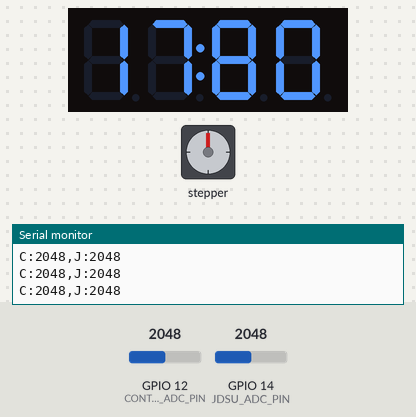
Simulated run of this sketch. Board: ESP32. Parts: stepper motor, 4-digit seven-segment display, the last lines printed to the serial monitor. Wiring (inferred from the names in the program): stepper motor (2048 steps per turn assumed): coils GPIO 22, GPIO 23, GPIO 21, GPIO 19. The inputs (shaded band) are chosen by the test bench; at power-on: GPIO 12 (CONTROL_ADC_PIN) = 2048, GPIO 14 (JDSU_ADC_PIN) = 2048.

Above: at 1.2 s.
1.3 s: GPIO 12 (CONTROL_ADC_PIN) set to 2866
At 3.15 s:
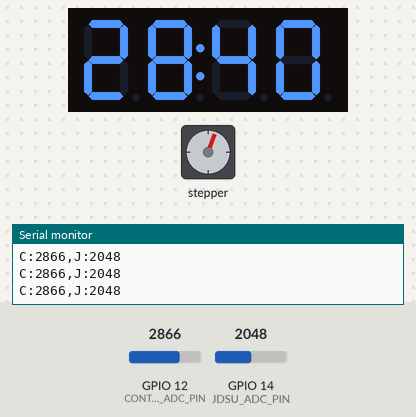
4.3 s: GPIO 14 (JDSU_ADC_PIN) set to 2551
At 4.87 s:
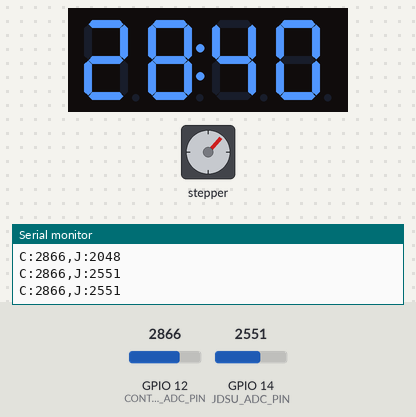
6.4 s: GPIO 14 (JDSU_ADC_PIN) set to 2645
9.4 s: GPIO 12 (CONTROL_ADC_PIN) set to 3603
At 9.71 s:
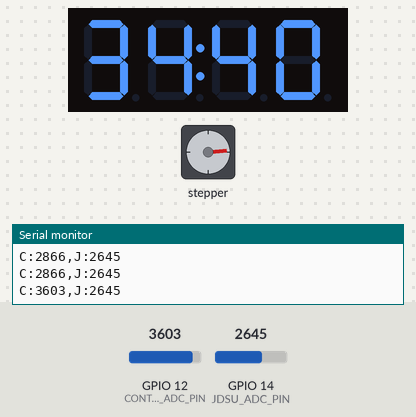
12.4 s: GPIO 12 (CONTROL_ADC_PIN) set to 3930
At 12.94 s:
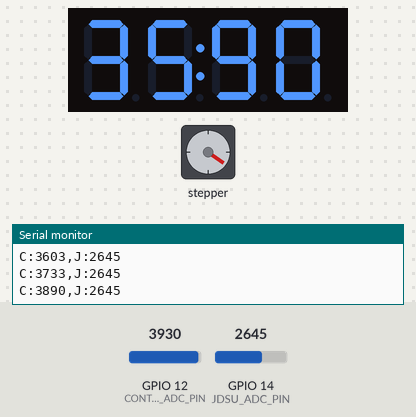
14.2 s: GPIO 14 (JDSU_ADC_PIN) set to 4095
Timing chart, 0 to 21.9 s (numbered marks = the images above; inputs shaded):
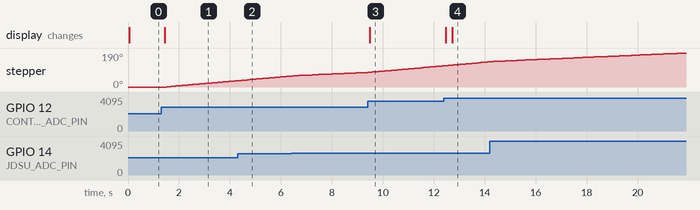

Measured:
- after the input at 1.3 s, stepper: keeps turning clockwise at about 13°/s, starting after 0.22 s; the display: changes after 0.15 s (image 1)
- after the input at 9.4 s, the display: changes after 0.08 s (image 3)
- after the input at 12.4 s, the display: first changes after 0.06 s (image 4 shows a later state)

The sketch:

v0.1.ino
```cpp
#include <Arduino.h>
#include <TM1637Display.h>

#define CONTROL_ADC_PIN 12
#define JDSU_ADC_PIN 14
#define DISPLAY_CLK 2
#define DISPLAY_DIO 4
#define SETPOINT_READINGS_NUMBER 5
#define COARSE_ADJ_STEPS 35
#define FINE_ADJ_STEPS 8

const uint16_t displayLookUpTable[] = {60,60,60,60,60,60,60,60,60,60,60,60,60,60,60,60,60,60,60,60,60,60,60,60,60,60,60,60,60,60,60,60,60,60,60,60,60,60,60,60,60,60,60,60,60,60,60,60,60,60,60,60,60,60,60,60,60,60,60,60,60,60,60,60,60,60,60,70,70,70,70,70,70,70,70,70,70,70,70,70,70,70,70,70,70,70,70,70,70,70,70,70,70,70,70,70,70,70,70,70,70,70,70,70,70,70,70,70,70,70,70,70,70,70,70,70,70,70,70,70,70,70,70,70,70,70,70,70,70,70,70,70,70,70,70,70,70,70,70,70,70,70,70,70,70,70,70,70,70,70,70,70,70,70,70,70,70,70,70,70,70,70,60,60,60,60,60,60,60,60,60,60,60,60,60,60,60,60,60,60,60,60,60,60,60,60,60,60,60,60,60,60,60,60,60,60,60,60,60,60,60,60,60,60,60,60,60,60,60,60,60,60,60,60,60,60,60,60,60,60,60,60,60,60,60,60,60,60,60,60,60,60,60,60,60,60,60,60,60,60,60,60,60,60,60,60,60,60,60,60,60,60,60,60,60,60,60,60,60,60,60,60,60,60,60,60,60,60,60,50,50,50,50,50,50,50,50,50,50,50,50,50,50,50,50,50,50,50,50,50,50,50,50,50,50,50,50,50,50,50,50,50,50,50,50,50,50,50,50,50,50,50,50,50,50,50,50,50,50,50,50,50,50,50,50,50,50,50,50,50,50,50,50,50,50,50,50,50,50,50,50,50,50,50,50,50,50,50,50,50,50,50,50,50,50,50,50,50,50,50,50,50,50,50,50,50,50,50,50,50,50,50,50,50,50,50,50,50,50,50,50,50,50,50,50,50,50,50,50,50,50,50,50,50,50,50,50,50,50,50,50,50,50,50,50,50,50,50,50,50,50,50,50,50,60,60,60,60,60,60,60,60,60,60,60,60,60,60,60,60,60,60,60,60,60,60,60,60,60,60,60,60,60,60,60,60,60,60,60,60,60,60,60,60,60,60,60,60,60,60,60,60,60,70,70,70,70,70,70,70,70,70,70,70,70,70,70,70,70,70,70,70,70,70,70,70,70,70,70,70,70,70,70,70,70,80,80,80,80,80,80,80,80,80,80,80,80,80,80,80,80,80,80,80,80,80,80,80,80,80,90,90,90,90,90,90,90,90,90,90,90,90,90,90,90,90,90,90,90,90,90,90,100,100,100,100,100,100,100,100,100,100,100,100,100,100,100,100,100,100,110,110,110,110,110,110,110,110,110,110,110,110,110,110,110,110,110,120,120,120,120,120,120,120,120,120,120,120,120,120,120,120,120,130,130,130,130,130,130,130,130,130,130,130,130,130,130,130,140,140,140,140,140,140,140,140,140,140,140,140,140,150,150,150,150,150,150,150,150,150,150,150,150,150,160,160,160,160,160,160,160,160,160,160,160,160,160,170,170,170,170,170,170,170,170,170,170,170,170,180,180,180,180,180,180,180,180,180,180,180,190,190,190,190,190,190,190,190,190,190,190,200,200,200,200,200,200,200,200,200,200,200,210,210,210,210,210,210,210,210,210,210,220,220,220,220,220,220,220,220,220,220,230,230,230,230,230,230,230,230,230,230,240,240,240,240,240,240,240,240,240,250,250,250,250,250,250,250,250,250,260,260,260,260,260,260,260,260,260,260,270,270,270,270,270,270,270,270,280,280,280,280,280,280,280,280,280,290,290,290,290,290,290,290,290,290,300,300,300,300,300,300,300,300,310,310,310,310,310,310,310,310,310,320,320,320,320,320,320,320,320,330,330,330,330,330,330,330,330,340,340,340,340,340,340,340,340,350,350,350,350,350,350,350,350,360,360,360,360,360,360,360,360,370,370,370,370,370,370,370,380,380,380,380,380,380,380,380,390,390,390,390,390,390,390,390,400,400,400,400,400,400,400,410,410,410,410,410,410,410,410,420,420,420,420,420,420,420,430,430,430,430,430,430,430,440,440,440,440,440,440,440,450,450,450,450,450,450,450,450,460,460,460,460,460,460,460,470,470,470,470,470,470,470,480,480,480,480,480,480,480,490,490,490,490,490,490,490,500,500,500,500,500,500,500,510,510,510,510,510,510,510,520,520,520,520,520,520,520,530,530,530,530,530,530,530,540,540,540,540,540,540,540,550,550,550,550,550,550,560,560,560,560,560,560,560,570,570,570,570,570,570,570,580,580,580,580,580,580,580,590,590,590,590,590,590,600,600,600,600,600,600,600,610,610,610,610,610,610,610,620,620,620,620,620,620,620,630,630,630,630,630,630,640,640,640,640,640,640,640,650,650,650,650,650,650,650,660,660,660,660,660,660,670,670,670,670,670,670,670,680,680,680,680,680,680,690,690,690,690,690,690,690,700,700,700,700,700,700,700,710,710,710,710,710,710,720,720,720,720,720,720,720,730,730,730,730,730,730,730,740,740,740,740,740,740,750,750,750,750,750,750,750,760,760,760,760,760,760,770,770,770,770,770,770,770,780,780,780,780,780,780,780,790,790,790,790,790,790,800,800,800,800,800,800,800,810,810,810,810,810,810,820,820,820,820,820,820,820,830,830,830,830,830,830,830,840,840,840,840,840,840,850,850,850,850,850,850,850,860,860,860,860,860,860,860,870,870,870,870,870,870,880,880,880,880,880,880,880,890,890,890,890,890,890,890,900,900,900,900,900,900,910,910,910,910,910,910,910,920,920,920,920,920,920,920,930,930,930,930,930,930,930,940,940,940,940,940,940,950,950,950,950,950,950,950,960,960,960,960,960,960,960,970,970,970,970,970,970,970,980,980,980,980,980,980,990,990,990,990,990,990,990,1000,1000,1000,1000,1000,1000,1000,1010,1010,1010,1010,1010,1010,1010,1020,1020,1020,1020,1020,1020,1020,1030,1030,1030,1030,1030,1030,1030,1040,1040,1040,1040,1040,1040,1040,1050,1050,1050,1050,1050,1050,1050,1060,1060,1060,1060,1060,1060,1060,1070,1070,1070,1070,1070,1070,1070,1080,1080,1080,1080,1080,1080,1080,1090,1090,1090,1090,1090,1090,1090,1100,1100,1100,1100,1100,1100,1100,1110,1110,1110,1110,1110,1110,1110,1120,1120,1120,1120,1120,1120,1120,1130,1130,1130,1130,1130,1130,1130,1140,1140,1140,1140,1140,1140,1140,1150,1150,1150,1150,1150,1150,1150,1160,1160,1160,1160,1160,1160,1160,1170,1170,1170,1170,1170,1170,1170,1180,1180,1180,1180,1180,1180,1180,1180,1190,1190,1190,1190,1190,1190,1190,1200,1200,1200,1200,1200,1200,1200,1210,1210,1210,1210,1210,1210,1210,1220,1220,1220,1220,1220,1220,1220,1220,1230,1230,1230,1230,1230,1230,1230,1240,1240,1240,1240,1240,1240,1240,1250,1250,1250,1250,1250,1250,1250,1250,1260,1260,1260,1260,1260,1260,1260,1270,1270,1270,1270,1270,1270,1270,1280,1280,1280,1280,1280,1280,1280,1280,1290,1290,1290,1290,1290,1290,1290,1300,1300,1300,1300,1300,1300,1300,1300,1310,1310,1310,1310,1310,1310,1310,1320,1320,1320,1320,1320,1320,1320,1330,1330,1330,1330,1330,1330,1330,1330,1340,1340,1340,1340,1340,1340,1340,1350,1350,1350,1350,1350,1350,1350,1350,1360,1360,1360,1360,1360,1360,1360,1370,1370,1370,1370,1370,1370,1370,1370,1380,1380,1380,1380,1380,1380,1380,1380,1390,1390,1390,1390,1390,1390,1390,1400,1400,1400,1400,1400,1400,1400,1400,1410,1410,1410,1410,1410,1410,1410,1420,1420,1420,1420,1420,1420,1420,1420,1430,1430,1430,1430,1430,1430,1430,1430,1440,1440,1440,1440,1440,1440,1440,1450,1450,1450,1450,1450,1450,1450,1450,1460,1460,1460,1460,1460,1460,1460,1470,1470,1470,1470,1470,1470,1470,1470,1480,1480,1480,1480,1480,1480,1480,1480,1490,1490,1490,1490,1490,1490,1490,1500,1500,1500,1500,1500,1500,1500,1500,1510,1510,1510,1510,1510,1510,1510,1510,1520,1520,1520,1520,1520,1520,1520,1530,1530,1530,1530,1530,1530,1530,1530,1540,1540,1540,1540,1540,1540,1540,1540,1550,1550,1550,1550,1550,1550,1550,1560,1560,1560,1560,1560,1560,1560,1560,1570,1570,1570,1570,1570,1570,1570,1570,1580,1580,1580,1580,1580,1580,1580,1590,1590,1590,1590,1590,1590,1590,1590,1600,1600,1600,1600,1600,1600,1600,1600,1610,1610,1610,1610,1610,1610,1610,1620,1620,1620,1620,1620,1620,1620,1620,1630,1630,1630,1630,1630,1630,1630,1630,1640,1640,1640,1640,1640,1640,1640,1650,1650,1650,1650,1650,1650,1650,1650,1660,1660,1660,1660,1660,1660,1660,1660,1670,1670,1670,1670,1670,1670,1670,1680,1680,1680,1680,1680,1680,1680,1680,1690,1690,1690,1690,1690,1690,1690,1690,1700,1700,1700,1700,1700,1700,1700,1710,1710,1710,1710,1710,1710,1710,1710,1720,1720,1720,1720,1720,1720,1720,1730,1730,1730,1730,1730,1730,1730,1730,1740,1740,1740,1740,1740,1740,1740,1740,1750,1750,1750,1750,1750,1750,1750,1760,1760,1760,1760,1760,1760,1760,1760,1770,1770,1770,1770,1770,1770,1770,1780,1780,1780,1780,1780,1780,1780,1780,1790,1790,1790,1790,1790,1790,1790,1800,1800,1800,1800,1800,1800,1800,1800,1810,1810,1810,1810,1810,1810,1810,1820,1820,1820,1820,1820,1820,1820,1820,1830,1830,1830,1830,1830,1830,1830,1840,1840,1840,1840,1840,1840,1840,1840,1850,1850,1850,1850,1850,1850,1850,1860,1860,1860,1860,1860,1860,1860,1860,1870,1870,1870,1870,1870,1870,1870,1880,1880,1880,1880,1880,1880,1880,1880,1890,1890,1890,1890,1890,1890,1890,1900,1900,1900,1900,1900,1900,1900,1900,1910,1910,1910,1910,1910,1910,1910,1920,1920,1920,1920,1920,1920,1920,1930,1930,1930,1930,1930,1930,1930,1930,1940,1940,1940,1940,1940,1940,1940,1950,1950,1950,1950,1950,1950,1950,1960,1960,1960,1960,1960,1960,1960,1960,1970,1970,1970,1970,1970,1970,1970,1980,1980,1980,1980,1980,1980,1980,1990,1990,1990,1990,1990,1990,1990,1990,2000,2000,2000,2000,2000,2000,2000,2010,2010,2010,2010,2010,2010,2010,2020,2020,2020,2020,2020,2020,2020,2020,2030,2030,2030,2030,2030,2030,2030,2040,2040,2040,2040,2040,2040,2040,2050,2050,2050,2050,2050,2050,2050,2050,2060,2060,2060,2060,2060,2060,2060,2070,2070,2070,2070,2070,2070,2070,2080,2080,2080,2080,2080,2080,2080,2090,2090,2090,2090,2090,2090,2090,2090,2100,2100,2100,2100,2100,2100,2100,2110,2110,2110,2110,2110,2110,2110,2120,2120,2120,2120,2120,2120,2120,2130,2130,2130,2130,2130,2130,2130,2130,2140,2140,2140,2140,2140,2140,2140,2150,2150,2150,2150,2150,2150,2150,2160,2160,2160,2160,2160,2160,2160,2160,2170,2170,2170,2170,2170,2170,2170,2180,2180,2180,2180,2180,2180,2180,2190,2190,2190,2190,2190,2190,2190,2200,2200,2200,2200,2200,2200,2200,2200,2210,2210,2210,2210,2210,2210,2210,2220,2220,2220,2220,2220,2220,2220,2230,2230,2230,2230,2230,2230,2230,2240,2240,2240,2240,2240,2240,2240,2240,2250,2250,2250,2250,2250,2250,2250,2260,2260,2260,2260,2260,2260,2260,2270,2270,2270,2270,2270,2270,2270,2280,2280,2280,2280,2280,2280,2280,2280,2290,2290,2290,2290,2290,2290,2290,2300,2300,2300,2300,2300,2300,2300,2310,2310,2310,2310,2310,2310,2310,2310,2320,2320,2320,2320,2320,2320,2320,2330,2330,2330,2330,2330,2330,2330,2340,2340,2340,2340,2340,2340,2340,2340,2350,2350,2350,2350,2350,2350,2350,2360,2360,2360,2360,2360,2360,2360,2360,2370,2370,2370,2370,2370,2370,2370,2380,2380,2380,2380,2380,2380,2380,2390,2390,2390,2390,2390,2390,2390,2390,2400,2400,2400,2400,2400,2400,2400,2410,2410,2410,2410,2410,2410,2410,2410,2420,2420,2420,2420,2420,2420,2420,2430,2430,2430,2430,2430,2430,2430,2430,2440,2440,2440,2440,2440,2440,2440,2450,2450,2450,2450,2450,2450,2450,2450,2460,2460,2460,2460,2460,2460,2460,2460,2470,2470,2470,2470,2470,2470,2470,2480,2480,2480,2480,2480,2480,2480,2480,2490,2490,2490,2490,2490,2490,2490,2490,2500,2500,2500,2500,2500,2500,2500,2510,2510,2510,2510,2510,2510,2510,2510,2520,2520,2520,2520,2520,2520,2520,2520,2530,2530,2530,2530,2530,2530,2530,2540,2540,2540,2540,2540,2540,2540,2540,2550,2550,2550,2550,2550,2550,2550,2550,2560,2560,2560,2560,2560,2560,2560,2560,2570,2570,2570,2570,2570,2570,2570,2570,2580,2580,2580,2580,2580,2580,2580,2580,2590,2590,2590,2590,2590,2590,2590,2590,2600,2600,2600,2600,2600,2600,2600,2600,2610,2610,2610,2610,2610,2610,2610,2610,2620,2620,2620,2620,2620,2620,2620,2620,2630,2630,2630,2630,2630,2630,2630,2630,2640,2640,2640,2640,2640,2640,2640,2640,2650,2650,2650,2650,2650,2650,2650,2650,2650,2660,2660,2660,2660,2660,2660,2660,2660,2670,2670,2670,2670,2670,2670,2670,2670,2680,2680,2680,2680,2680,2680,2680,2680,2680,2690,2690,2690,2690,2690,2690,2690,2690,2700,2700,2700,2700,2700,2700,2700,2700,2700,2710,2710,2710,2710,2710,2710,2710,2710,2720,2720,2720,2720,2720,2720,2720,2720,2720,2730,2730,2730,2730,2730,2730,2730,2730,2730,2740,2740,2740,2740,2740,2740,2740,2740,2750,2750,2750,2750,2750,2750,2750,2750,2750,2760,2760,2760,2760,2760,2760,2760,2760,2760,2770,2770,2770,2770,2770,2770,2770,2770,2770,2780,2780,2780,2780,2780,2780,2780,2780,2780,2790,2790,2790,2790,2790,2790,2790,2790,2790,2800,2800,2800,2800,2800,2800,2800,2800,2800,2810,2810,2810,2810,2810,2810,2810,2810,2810,2820,2820,2820,2820,2820,2820,2820,2820,2820,2830,2830,2830,2830,2830,2830,2830,2830,2830,2830,2840,2840,2840,2840,2840,2840,2840,2840,2840,2850,2850,2850,2850,2850,2850,2850,2850,2850,2860,2860,2860,2860,2860,2860,2860,2860,2860,2860,2870,2870,2870,2870,2870,2870,2870,2870,2870,2880,2880,2880,2880,2880,2880,2880,2880,2880,2880,2890,2890,2890,2890,2890,2890,2890,2890,2890,2890,2900,2900,2900,2900,2900,2900,2900,2900,2900,2900,2910,2910,2910,2910,2910,2910,2910,2910,2910,2910,2920,2920,2920,2920,2920,2920,2920,2920,2920,2920,2930,2930,2930,2930,2930,2930,2930,2930,2930,2930,2940,2940,2940,2940,2940,2940,2940,2940,2940,2940,2950,2950,2950,2950,2950,2950,2950,2950,2950,2950,2960,2960,2960,2960,2960,2960,2960,2960,2960,2960,2970,2970,2970,2970,2970,2970,2970,2970,2970,2970,2970,2980,2980,2980,2980,2980,2980,2980,2980,2980,2980,2990,2990,2990,2990,2990,2990,2990,2990,2990,2990,2990,3000,3000,3000,3000,3000,3000,3000,3000,3000,3000,3010,3010,3010,3010,3010,3010,3010,3010,3010,3010,3010,3020,3020,3020,3020,3020,3020,3020,3020,3020,3020,3020,3030,3030,3030,3030,3030,3030,3030,3030,3030,3030,3030,3040,3040,3040,3040,3040,3040,3040,3040,3040,3040,3050,3050,3050,3050,3050,3050,3050,3050,3050,3050,3050,3050,3060,3060,3060,3060,3060,3060,3060,3060,3060,3060,3060,3070,3070,3070,3070,3070,3070,3070,3070,3070,3070,3070,3080,3080,3080,3080,3080,3080,3080,3080,3080,3080,3080,3090,3090,3090,3090,3090,3090,3090,3090,3090,3090,3090,3100,3100,3100,3100,3100,3100,3100,3100,3100,3100,3100,3100,3110,3110,3110,3110,3110,3110,3110,3110,3110,3110,3110,3120,3120,3120,3120,3120,3120,3120,3120,3120,3120,3120,3120,3130,3130,3130,3130,3130,3130,3130,3130,3130,3130,3130,3130,3140,3140,3140,3140,3140,3140,3140,3140,3140,3140,3140,3150,3150,3150,3150,3150,3150,3150,3150,3150,3150,3150,3150,3160,3160,3160,3160,3160,3160,3160,3160,3160,3160,3160,3160,3170,3170,3170,3170,3170,3170,3170,3170,3170,3170,3170,3170,3180,3180,3180,3180,3180,3180,3180,3180,3180,3180,3180,3180,3190,3190,3190,3190,3190,3190,3190,3190,3190,3190,3190,3190,3200,3200,3200,3200,3200,3200,3200,3200,3200,3200,3200,3200,3200,3210,3210,3210,3210,3210,3210,3210,3210,3210,3210,3210,3210,3220,3220,3220,3220,3220,3220,3220,3220,3220,3220,3220,3220,3220,3230,3230,3230,3230,3230,3230,3230,3230,3230,3230,3230,3230,3240,3240,3240,3240,3240,3240,3240,3240,3240,3240,3240,3240,3240,3250,3250,3250,3250,3250,3250,3250,3250,3250,3250,3250,3250,3250,3260,3260,3260,3260,3260,3260,3260,3260,3260,3260,3260,3260,3260,3270,3270,3270,3270,3270,3270,3270,3270,3270,3270,3270,3270,3270,3280,3280,3280,3280,3280,3280,3280,3280,3280,3280,3280,3280,3280,3290,3290,3290,3290,3290,3290,3290,3290,3290,3290,3290,3290,3290,3300,3300,3300,3300,3300,3300,3300,3300,3300,3300,3300,3300,3300,3300,3310,3310,3310,3310,3310,3310,3310,3310,3310,3310,3310,3310,3310,3320,3320,3320,3320,3320,3320,3320,3320,3320,3320,3320,3320,3320,3320,3330,3330,3330,3330,3330,3330,3330,3330,3330,3330,3330,3330,3330,3330,3340,3340,3340,3340,3340,3340,3340,3340,3340,3340,3340,3340,3340,3340,3340,3350,3350,3350,3350,3350,3350,3350,3350,3350,3350,3350,3350,3350,3350,3360,3360,3360,3360,3360,3360,3360,3360,3360,3360,3360,3360,3360,3360,3360,3370,3370,3370,3370,3370,3370,3370,3370,3370,3370,3370,3370,3370,3370,3370,3370,3380,3380,3380,3380,3380,3380,3380,3380,3380,3380,3380,3380,3380,3380,3380,3390,3390,3390,3390,3390,3390,3390,3390,3390,3390,3390,3390,3390,3390,3390,3390,3400,3400,3400,3400,3400,3400,3400,3400,3400,3400,3400,3400,3400,3400,3400,3400,3400,3410,3410,3410,3410,3410,3410,3410,3410,3410,3410,3410,3410,3410,3410,3410,3410,3410,3420,3420,3420,3420,3420,3420,3420,3420,3420,3420,3420,3420,3420,3420,3420,3420,3420,3430,3430,3430,3430,3430,3430,3430,3430,3430,3430,3430,3430,3430,3430,3430,3430,3430,3430,3440,3440,3440,3440,3440,3440,3440,3440,3440,3440,3440,3440,3440,3440,3440,3440,3440,3440,3440,3450,3450,3450,3450,3450,3450,3450,3450,3450,3450,3450,3450,3450,3450,3450,3450,3450,3450,3450,3450,3460,3460,3460,3460,3460,3460,3460,3460,3460,3460,3460,3460,3460,3460,3460,3460,3460,3460,3460,3460,3460,3470,3470,3470,3470,3470,3470,3470,3470,3470,3470,3470,3470,3470,3470,3470,3470,3470,3470,3470,3470,3470,3480,3480,3480,3480,3480,3480,3480,3480,3480,3480,3480,3480,3480,3480,3480,3480,3480,3480,3480,3480,3480,3480,3490,3490,3490,3490,3490,3490,3490,3490,3490,3490,3490,3490,3490,3490,3490,3490,3490,3490,3490,3490,3490,3490,3490,3500,3500,3500,3500,3500,3500,3500,3500,3500,3500,3500,3500,3500,3500,3500,3500,3500,3500,3500,3500,3500,3500,3500,3510,3510,3510,3510,3510,3510,3510,3510,3510,3510,3510,3510,3510,3510,3510,3510,3510,3510,3510,3510,3510,3510,3510,3520,3520,3520,3520,3520,3520,3520,3520,3520,3520,3520,3520,3520,3520,3520,3520,3520,3520,3520,3520,3520,3520,3530,3530,3530,3530,3530,3530,3530,3530,3530,3530,3530,3530,3530,3530,3530,3530,3530,3530,3530,3530,3540,3540,3540,3540,3540,3540,3540,3540,3540,3540,3540,3540,3540,3540,3540,3540,3540,3540,3540,3550,3550,3550,3550,3550,3550,3550,3550,3550,3550,3550,3550,3550,3550,3550,3550,3550,3560,3560,3560,3560,3560,3560,3560,3560,3560,3560,3560,3560,3560,3560,3560,3560,3570,3570,3570,3570,3570,3570,3570,3570,3570,3570,3570,3570,3570,3570,3580,3580,3580,3580,3580,3580,3580,3580,3580,3580,3580,3580,3590,3590,3590,3590,3590,3590};
const int motorControlPins[4] = {22, 23, 21, 19};
const int motorControlSequence[4][4] = {{0,1,0,1},
                                        {1,1,0,0},
                                        {1,0,1,0},
                                        {0,0,1,1}};
uint8_t displayData[] = { 0xff, 0xff, 0xff, 0xff };

int currentStep = 0;
uint32_t setPoint = 0;
uint32_t JDSUValue = 0;
int loopError = 0;

TM1637Display display(DISPLAY_CLK, DISPLAY_DIO);

void singleStep(int sentido);
uint32_t getFilteredADC(uint8_t pin);

void setup() {
  for(int i = 0; i <= 3; i++)
  {
    pinMode(motorControlPins[i], OUTPUT);
  }
  pinMode(CONTROL_ADC_PIN, INPUT);
  pinMode(JDSU_ADC_PIN, INPUT);
  Serial.begin(115200);
  display.setBrightness(0x0f);
}

void loop() {
  setPoint = getFilteredADC(CONTROL_ADC_PIN);
  if(setPoint < 205){setPoint = 205;}
  if(setPoint > 3890){setPoint = 3890;}
  JDSUValue = getFilteredADC(JDSU_ADC_PIN);

  display.showNumberDecEx(displayLookUpTable[setPoint-205], (0x80 >> 1) ,true);
  //display.showNumberDecEx(setPoint, (0x80 >> 1) ,true);
  Serial.print("C:");
  Serial.print(setPoint);
  Serial.print(",J:");
  Serial.println(JDSUValue);


  loopError = setPoint - JDSUValue;

  if(abs(loopError) > 250)
  {
    if(loopError > 0)
    {
      for(int i = 0; i < COARSE_ADJ_STEPS; i++)
      {
        singleStep(1);
      }
    }
    else
    {
      for(int i = 0; i < COARSE_ADJ_STEPS; i++)
      {
        singleStep(0);
      }
    }
  }
  else if (abs(loopError) > 50)
  {
    if(loopError > 0)
    {
      for(int i = 0; i < FINE_ADJ_STEPS; i++)
      {
        singleStep(1);
      }
    }
    else
    {
      for(int i = 0; i < FINE_ADJ_STEPS; i++)
      {
        singleStep(0);
      }
    }
  }
  else
  {
    if(abs(loopError) < 15)
    {
      delay(100);
    }
    else if(loopError > 0)
    {
      singleStep(1);
    }
    else
    {
      singleStep(0);
    }
  }
}

uint32_t getFilteredADC(uint8_t pin)
{
  uint32_t acumulator = 0;
  for(int i = 0; i < SETPOINT_READINGS_NUMBER; i++)
  {
    acumulator += analogRead(pin);
    delay(5);
  }
  acumulator = acumulator/SETPOINT_READINGS_NUMBER;
  return acumulator;
}


// This function outputs the control word necessary for stepping the attenuator once.
// Its single argument indicates which direction is to be used. 1 for increasing attenuation (and ADC measurement) and 0 for the contrary
// The control word is held for DELAY_HOLD_OUTPUT milliseconds, and then turned off to avoid dissipating energy unnecessarily
void singleStep(int sentido)
{
  if (sentido == 1)
  {
    currentStep++;
    if (currentStep == 4){currentStep = 0;}
  }
  else if (sentido == 0)
  {
    currentStep--;
    if (currentStep == -1){currentStep = 3;}
  }
  else
  {
    return;
  }
  for(int i = 0; i < 4; i++)
  {
    digitalWrite(motorControlPins[i], motorControlSequence[currentStep][i]);
  }
  delay(5);
  for(int i = 0; i < 4; i++)
  {
    digitalWrite(motorControlPins[i], 0);
  }
}
```
